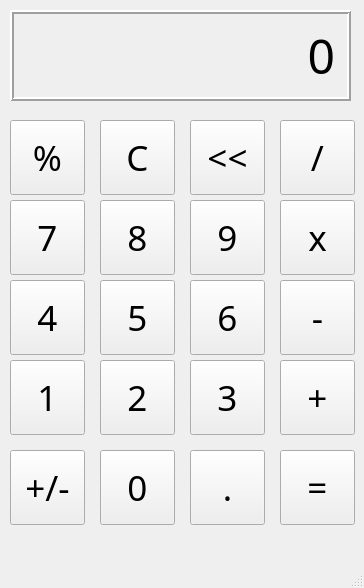
<?xml version="1.0" encoding="UTF-8"?>
<ui version="4.0">
 <class>MainWindow</class>
 <widget class="QMainWindow" name="MainWindow">
  <property name="geometry">
   <rect>
    <x>0</x>
    <y>0</y>
    <width>364</width>
    <height>588</height>
   </rect>
  </property>
  <property name="windowTitle">
   <string>Calculator</string>
  </property>
  <widget class="QWidget" name="centralwidget">
   <widget class="QLabel" name="outputLabel">
    <property name="geometry">
     <rect>
      <x>10</x>
      <y>10</y>
      <width>341</width>
      <height>91</height>
     </rect>
    </property>
    <property name="font">
     <font>
      <family>Old English Text MT</family>
      <pointsize>36</pointsize>
     </font>
    </property>
    <property name="frameShape">
     <enum>QFrame::Box</enum>
    </property>
    <property name="frameShadow">
     <enum>QFrame::Raised</enum>
    </property>
    <property name="lineWidth">
     <number>2</number>
    </property>
    <property name="midLineWidth">
     <number>0</number>
    </property>
    <property name="text">
     <string>0</string>
    </property>
    <property name="alignment">
     <set>Qt::AlignRight|Qt::AlignTrailing|Qt::AlignVCenter</set>
    </property>
    <property name="margin">
     <number>10</number>
    </property>
   </widget>
   <widget class="QPushButton" name="PercentButton">
    <property name="geometry">
     <rect>
      <x>10</x>
      <y>120</y>
      <width>75</width>
      <height>75</height>
     </rect>
    </property>
    <property name="font">
     <font>
      <family>Old English Text MT</family>
      <pointsize>26</pointsize>
     </font>
    </property>
    <property name="text">
     <string>%</string>
    </property>
   </widget>
   <widget class="QPushButton" name="C_Button">
    <property name="geometry">
     <rect>
      <x>100</x>
      <y>120</y>
      <width>75</width>
      <height>75</height>
     </rect>
    </property>
    <property name="font">
     <font>
      <family>Old English Text MT</family>
      <pointsize>26</pointsize>
     </font>
    </property>
    <property name="text">
     <string>C</string>
    </property>
   </widget>
   <widget class="QPushButton" name="ArrowButton">
    <property name="geometry">
     <rect>
      <x>190</x>
      <y>120</y>
      <width>75</width>
      <height>75</height>
     </rect>
    </property>
    <property name="font">
     <font>
      <family>Old English Text MT</family>
      <pointsize>26</pointsize>
     </font>
    </property>
    <property name="text">
     <string>&lt;&lt;</string>
    </property>
   </widget>
   <widget class="QPushButton" name="DivideButton">
    <property name="geometry">
     <rect>
      <x>280</x>
      <y>120</y>
      <width>75</width>
      <height>75</height>
     </rect>
    </property>
    <property name="font">
     <font>
      <family>Old English Text MT</family>
      <pointsize>26</pointsize>
     </font>
    </property>
    <property name="text">
     <string>/</string>
    </property>
   </widget>
   <widget class="QPushButton" name="Seven_Button">
    <property name="geometry">
     <rect>
      <x>10</x>
      <y>200</y>
      <width>75</width>
      <height>75</height>
     </rect>
    </property>
    <property name="font">
     <font>
      <family>Old English Text MT</family>
      <pointsize>26</pointsize>
     </font>
    </property>
    <property name="text">
     <string>7</string>
    </property>
   </widget>
   <widget class="QPushButton" name="Nine_BUtton">
    <property name="geometry">
     <rect>
      <x>190</x>
      <y>200</y>
      <width>75</width>
      <height>75</height>
     </rect>
    </property>
    <property name="font">
     <font>
      <family>Old English Text MT</family>
      <pointsize>26</pointsize>
     </font>
    </property>
    <property name="text">
     <string>9</string>
    </property>
   </widget>
   <widget class="QPushButton" name="Eight_Button">
    <property name="geometry">
     <rect>
      <x>100</x>
      <y>200</y>
      <width>75</width>
      <height>75</height>
     </rect>
    </property>
    <property name="font">
     <font>
      <family>Old English Text MT</family>
      <pointsize>26</pointsize>
     </font>
    </property>
    <property name="text">
     <string>8</string>
    </property>
   </widget>
   <widget class="QPushButton" name="Multiply_Button">
    <property name="geometry">
     <rect>
      <x>280</x>
      <y>200</y>
      <width>75</width>
      <height>75</height>
     </rect>
    </property>
    <property name="font">
     <font>
      <family>Old English Text MT</family>
      <pointsize>26</pointsize>
     </font>
    </property>
    <property name="text">
     <string>x</string>
    </property>
   </widget>
   <widget class="QPushButton" name="Four_Button">
    <property name="geometry">
     <rect>
      <x>10</x>
      <y>280</y>
      <width>75</width>
      <height>75</height>
     </rect>
    </property>
    <property name="font">
     <font>
      <family>Old English Text MT</family>
      <pointsize>26</pointsize>
     </font>
    </property>
    <property name="text">
     <string>4</string>
    </property>
   </widget>
   <widget class="QPushButton" name="Three_Button">
    <property name="geometry">
     <rect>
      <x>190</x>
      <y>360</y>
      <width>75</width>
      <height>75</height>
     </rect>
    </property>
    <property name="font">
     <font>
      <family>Old English Text MT</family>
      <pointsize>26</pointsize>
     </font>
    </property>
    <property name="text">
     <string>3</string>
    </property>
   </widget>
   <widget class="QPushButton" name="Two_Button">
    <property name="geometry">
     <rect>
      <x>100</x>
      <y>360</y>
      <width>75</width>
      <height>75</height>
     </rect>
    </property>
    <property name="font">
     <font>
      <family>Old English Text MT</family>
      <pointsize>26</pointsize>
     </font>
    </property>
    <property name="text">
     <string>2</string>
    </property>
   </widget>
   <widget class="QPushButton" name="Six_Button">
    <property name="geometry">
     <rect>
      <x>190</x>
      <y>280</y>
      <width>75</width>
      <height>75</height>
     </rect>
    </property>
    <property name="font">
     <font>
      <family>Old English Text MT</family>
      <pointsize>26</pointsize>
     </font>
    </property>
    <property name="text">
     <string>6</string>
    </property>
   </widget>
   <widget class="QPushButton" name="Five_Button">
    <property name="geometry">
     <rect>
      <x>100</x>
      <y>280</y>
      <width>75</width>
      <height>75</height>
     </rect>
    </property>
    <property name="font">
     <font>
      <family>Old English Text MT</family>
      <pointsize>26</pointsize>
     </font>
    </property>
    <property name="text">
     <string>5</string>
    </property>
   </widget>
   <widget class="QPushButton" name="Minus_Button">
    <property name="geometry">
     <rect>
      <x>280</x>
      <y>280</y>
      <width>75</width>
      <height>75</height>
     </rect>
    </property>
    <property name="font">
     <font>
      <family>Old English Text MT</family>
      <pointsize>26</pointsize>
     </font>
    </property>
    <property name="text">
     <string>-</string>
    </property>
   </widget>
   <widget class="QPushButton" name="One_Button">
    <property name="geometry">
     <rect>
      <x>10</x>
      <y>360</y>
      <width>75</width>
      <height>75</height>
     </rect>
    </property>
    <property name="font">
     <font>
      <family>Old English Text MT</family>
      <pointsize>26</pointsize>
     </font>
    </property>
    <property name="text">
     <string>1</string>
    </property>
   </widget>
   <widget class="QPushButton" name="Add_Button">
    <property name="geometry">
     <rect>
      <x>280</x>
      <y>360</y>
      <width>75</width>
      <height>75</height>
     </rect>
    </property>
    <property name="font">
     <font>
      <family>Old English Text MT</family>
      <pointsize>26</pointsize>
     </font>
    </property>
    <property name="text">
     <string>+</string>
    </property>
   </widget>
   <widget class="QPushButton" name="Plusminus_Button">
    <property name="geometry">
     <rect>
      <x>10</x>
      <y>450</y>
      <width>75</width>
      <height>75</height>
     </rect>
    </property>
    <property name="font">
     <font>
      <family>Old English Text MT</family>
      <pointsize>26</pointsize>
     </font>
    </property>
    <property name="text">
     <string>+/-</string>
    </property>
   </widget>
   <widget class="QPushButton" name="Zero_Button">
    <property name="geometry">
     <rect>
      <x>100</x>
      <y>450</y>
      <width>75</width>
      <height>75</height>
     </rect>
    </property>
    <property name="font">
     <font>
      <family>Old English Text MT</family>
      <pointsize>26</pointsize>
     </font>
    </property>
    <property name="text">
     <string>0</string>
    </property>
   </widget>
   <widget class="QPushButton" name="Equal_Button">
    <property name="geometry">
     <rect>
      <x>280</x>
      <y>450</y>
      <width>75</width>
      <height>75</height>
     </rect>
    </property>
    <property name="font">
     <font>
      <family>Old English Text MT</family>
      <pointsize>26</pointsize>
     </font>
    </property>
    <property name="text">
     <string>=</string>
    </property>
   </widget>
   <widget class="QPushButton" name="Decimal_Button">
    <property name="geometry">
     <rect>
      <x>190</x>
      <y>450</y>
      <width>75</width>
      <height>75</height>
     </rect>
    </property>
    <property name="font">
     <font>
      <family>Old English Text MT</family>
      <pointsize>26</pointsize>
     </font>
    </property>
    <property name="text">
     <string>.</string>
    </property>
   </widget>
  </widget>
  <widget class="QMenuBar" name="menubar">
   <property name="geometry">
    <rect>
     <x>0</x>
     <y>0</y>
     <width>364</width>
     <height>21</height>
    </rect>
   </property>
  </widget>
  <widget class="QStatusBar" name="statusbar"/>
 </widget>
 <resources/>
 <connections/>
</ui>
